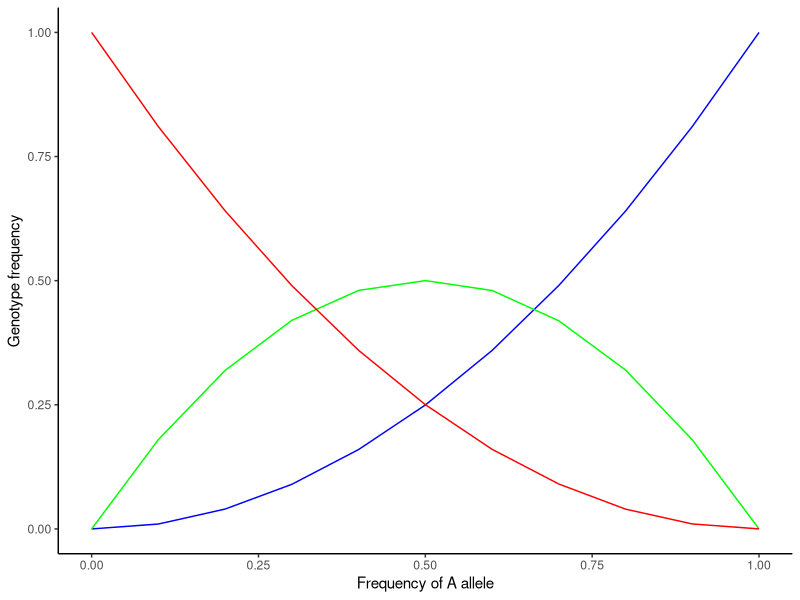
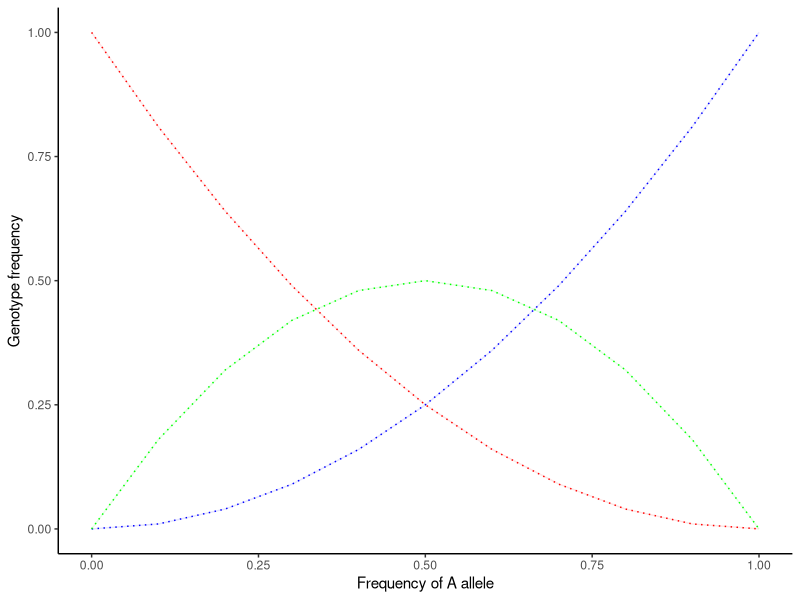

Recreate these plots in R, in order.
## ---- chunk 1
knitr::opts_chunk$set(echo = TRUE)
library(data.table)
library(ggplot2)
## ---- chunk 2

ninds = 10
fa = 0.5
fg = 1-fa
# Since we are diploid, we will draw one allele at a time
# we code the genotypes numerically for convenience: A -> 1 and G -> 0
# This coding indicates the presence/absence of the A allele

# the sample function draws from the different choices given
# based on some probability
# Draw the first allele
x1 = sample(c(0,1), 
            size = ninds, 
            replace = TRUE, 
            prob = c(fa, fg))

#second allele
x2 = sample(c(0,1), 
            size = ninds, 
            replace = TRUE, 
            prob = c(fa, fg))

# Dipolid genotype = no. of copies (out of 2) of the A allele
x = x1 + x2

#proportion of each genotype
#remember GG -> 0, AG -> 1, AA -> 2
table(x)/ninds

## ---- chunk 3

# code here

## ---- chunk 4

# Let's run it a couple of times and store the result for each time

# we can create less work for ourselves by writing 'functions'
# functions are a convenient way to run the same thing multiple times
# a function requires an 'argument' - something that we specify
# in this case, the number of individuals and the allele frequency
create_genotype = function(ninds, fa){

  fg = 1-fa
  x1 = sample(c(0,1), 
              size = ninds, 
              replace = TRUE, 
              prob = c(fa, fg))
  
  x2 = sample(c(0,1), 
              size = ninds, 
              replace = TRUE, 
              prob = c(fa, fg))
  
  x = x1 + x2
  # provide an output using return()
  #prop. of GG genotypes
  n.gg = mean(x == 0)
  n.ga = mean(x == 1)
  n.aa = mean(x == 2)
  return(c(n.gg, n.ga, n.aa))
}

# create an empty matrix to store results in
# 1000 rows for replicates
# 3 columns, one for each genotype
mat = matrix(NA, nrow = 1000, ncol = 3)
for(i in 1:1000){
  #use the function to run the block of code
  mat[i,] = create_genotype(fa = 0.1, ninds = 1000)
}

#calculate the mean genotype across replicates
apply(mat, 2, mean)

## ---- chunk 5

#setup a vector with allele frequencies ranging from 0 to 1
f = seq(0, 1, 0.1)
mat1 = matrix(NA, nrow = length(f), ncol = 3)
for(j in 1:length(f)){
  mat = matrix(NA, nrow = 1000, ncol = 3)
  for(i in 1:1000){
    #use the function to run the block of code
    mat[i,] = create_genotype(fa = f[j], ninds = 1000)
  }
  
  #calculate the mean genotype across replicates
  mat1[j,] = apply(mat, 2, mean)
}

mat1 = data.frame(mat1)
colnames(mat1) = c("GG","GA","AA")
mat1$freq = f

ggplot(mat1)+
  geom_line(aes(freq, GG), color = "blue")+
  geom_line(aes(freq, GA), color = "green")+
  geom_line(aes(freq, AA), color = "red")+
  theme_classic()+
  labs(x = "Frequency of A allele", 
       y = "Genotype frequency")

## ---- chunk 6

#the alpha aesthetic makes the lines more transparent so we can see the dotted lines
ggplot(mat1)+
  geom_line(aes(freq, GG), color = "blue", alpha = 0.1)+
  geom_line(aes(freq, GA), color = "green", alpha = 0.1)+
  geom_line(aes(freq, AA), color = "red", alpha = 0.1)+
  geom_line(aes(freq, freq^2), 
            color = "blue", linetype = "dotted")+
  geom_line(aes(freq, 2*freq*(1-freq)), 
            color = "green", linetype = "dotted")+
  geom_line(aes(freq, (1-freq)^2), 
            color = "red", linetype = "dotted")+
  theme_classic()+
  labs(x = "Frequency of A allele", 
       y = "Genotype frequency")

